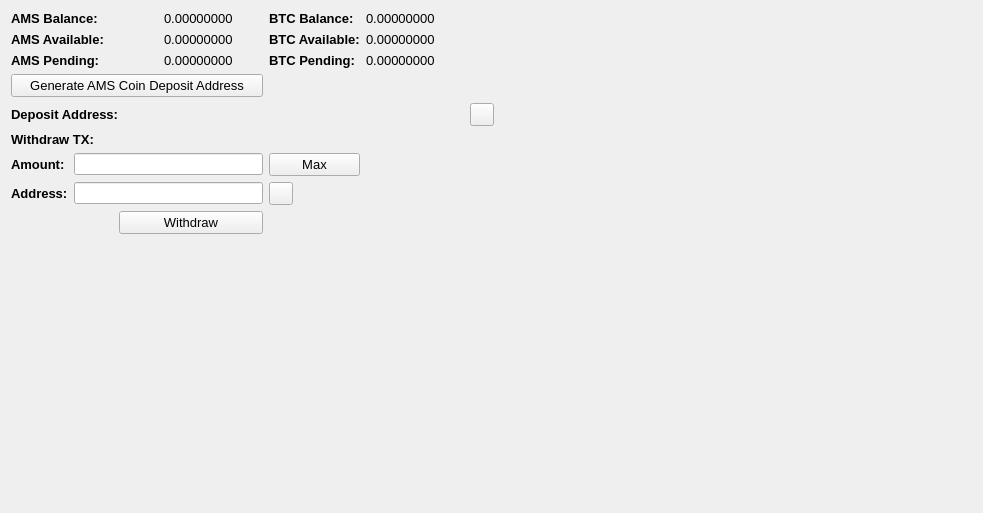
     <widget class="QWidget" name="BalanceTab">
      <attribute name="title">
       <string>Balance</string>
      </attribute>
      <layout class="QGridLayout" name="gridLayout_2">
       <item row="0" column="0" colspan="2">
        <widget class="QLabel" name="label_11">
         <property name="font">
          <font>
           <pointsize>10</pointsize>
           <weight>75</weight>
           <bold>true</bold>
          </font>
         </property>
         <property name="text">
          <string>AMS Balance:</string>
         </property>
        </widget>
       </item>
       <item row="0" column="3">
        <widget class="QLabel" name="TXBalanceLabel">
         <property name="font">
          <font>
           <pointsize>10</pointsize>
          </font>
         </property>
         <property name="text">
          <string>0.00000000</string>
         </property>
         <property name="textInteractionFlags">
          <set>Qt::LinksAccessibleByMouse|Qt::TextSelectableByMouse</set>
         </property>
        </widget>
       </item>
       <item row="0" column="4">
        <widget class="QLabel" name="label_12">
         <property name="font">
          <font>
           <pointsize>10</pointsize>
           <weight>75</weight>
           <bold>true</bold>
          </font>
         </property>
         <property name="text">
          <string>BTC Balance:</string>
         </property>
        </widget>
       </item>
       <item row="0" column="5">
        <widget class="QLabel" name="BitcoinBalanceLabel">
         <property name="font">
          <font>
           <pointsize>10</pointsize>
          </font>
         </property>
         <property name="text">
          <string>0.00000000</string>
         </property>
         <property name="textInteractionFlags">
          <set>Qt::LinksAccessibleByMouse|Qt::TextSelectableByMouse</set>
         </property>
        </widget>
       </item>
       <item row="0" column="7" rowspan="10">
        <spacer name="horizontalSpacer_4">
         <property name="orientation">
          <enum>Qt::Horizontal</enum>
         </property>
         <property name="sizeHint" stdset="0">
          <size>
           <width>478</width>
           <height>488</height>
          </size>
         </property>
        </spacer>
       </item>
       <item row="1" column="0" colspan="2">
        <widget class="QLabel" name="label_13">
         <property name="font">
          <font>
           <pointsize>10</pointsize>
           <weight>75</weight>
           <bold>true</bold>
          </font>
         </property>
         <property name="text">
          <string>AMS Available:</string>
         </property>
        </widget>
       </item>
       <item row="1" column="3">
        <widget class="QLabel" name="TXAvailableLabel_2">
         <property name="font">
          <font>
           <pointsize>10</pointsize>
          </font>
         </property>
         <property name="text">
          <string>0.00000000</string>
         </property>
         <property name="textInteractionFlags">
          <set>Qt::LinksAccessibleByMouse|Qt::TextSelectableByMouse</set>
         </property>
        </widget>
       </item>
       <item row="1" column="4">
        <widget class="QLabel" name="label_15">
         <property name="font">
          <font>
           <pointsize>10</pointsize>
           <weight>75</weight>
           <bold>true</bold>
          </font>
         </property>
         <property name="text">
          <string>BTC Available:</string>
         </property>
        </widget>
       </item>
       <item row="1" column="5">
        <widget class="QLabel" name="BitcoinAvailableLabel">
         <property name="font">
          <font>
           <pointsize>10</pointsize>
          </font>
         </property>
         <property name="text">
          <string>0.00000000</string>
         </property>
         <property name="textInteractionFlags">
          <set>Qt::LinksAccessibleByMouse|Qt::TextSelectableByMouse</set>
         </property>
        </widget>
       </item>
       <item row="2" column="0" colspan="2">
        <widget class="QLabel" name="label_14">
         <property name="font">
          <font>
           <pointsize>10</pointsize>
           <weight>75</weight>
           <bold>true</bold>
          </font>
         </property>
         <property name="text">
          <string>AMS Pending:</string>
         </property>
        </widget>
       </item>
       <item row="2" column="3">
        <widget class="QLabel" name="TXPendingLabel">
         <property name="font">
          <font>
           <pointsize>10</pointsize>
          </font>
         </property>
         <property name="text">
          <string>0.00000000</string>
         </property>
         <property name="textInteractionFlags">
          <set>Qt::LinksAccessibleByMouse|Qt::TextSelectableByMouse</set>
         </property>
        </widget>
       </item>
       <item row="2" column="4">
        <widget class="QLabel" name="label_31">
         <property name="font">
          <font>
           <pointsize>10</pointsize>
           <weight>75</weight>
           <bold>true</bold>
          </font>
         </property>
         <property name="text">
          <string>BTC Pending:</string>
         </property>
        </widget>
       </item>
       <item row="2" column="5">
        <widget class="QLabel" name="BitcoinPendingLabel">
         <property name="font">
          <font>
           <pointsize>10</pointsize>
          </font>
         </property>
         <property name="text">
          <string>0.00000000</string>
         </property>
         <property name="textInteractionFlags">
          <set>Qt::LinksAccessibleByMouse|Qt::TextSelectableByMouse</set>
         </property>
        </widget>
       </item>
       <item row="3" column="0" colspan="4">
        <widget class="QPushButton" name="GenDepositBTN">
         <property name="font">
          <font>
           <pointsize>10</pointsize>
          </font>
         </property>
         <property name="text">
          <string>Generate AMS Coin Deposit Address</string>
         </property>
        </widget>
       </item>
       <item row="4" column="0" colspan="3">
        <widget class="QLabel" name="label_33">
         <property name="font">
          <font>
           <pointsize>10</pointsize>
           <weight>75</weight>
           <bold>true</bold>
          </font>
         </property>
         <property name="text">
          <string>Deposit Address:</string>
         </property>
        </widget>
       </item>
       <item row="4" column="3" colspan="3">
        <widget class="QLabel" name="DepositAddressLabel">
         <property name="minimumSize">
          <size>
           <width>300</width>
           <height>0</height>
          </size>
         </property>
         <property name="palette">
          <palette>
           <active>
            <colorrole role="WindowText">
             <brush brushstyle="SolidPattern">
              <color alpha="255">
               <red>0</red>
               <green>0</green>
               <blue>0</blue>
              </color>
             </brush>
            </colorrole>
            <colorrole role="Text">
             <brush brushstyle="SolidPattern">
              <color alpha="255">
               <red>0</red>
               <green>0</green>
               <blue>255</blue>
              </color>
             </brush>
            </colorrole>
           </active>
           <inactive>
            <colorrole role="WindowText">
             <brush brushstyle="SolidPattern">
              <color alpha="255">
               <red>0</red>
               <green>0</green>
               <blue>0</blue>
              </color>
             </brush>
            </colorrole>
            <colorrole role="Text">
             <brush brushstyle="SolidPattern">
              <color alpha="255">
               <red>0</red>
               <green>0</green>
               <blue>255</blue>
              </color>
             </brush>
            </colorrole>
           </inactive>
           <disabled>
            <colorrole role="WindowText">
             <brush brushstyle="SolidPattern">
              <color alpha="255">
               <red>120</red>
               <green>120</green>
               <blue>120</blue>
              </color>
             </brush>
            </colorrole>
            <colorrole role="Text">
             <brush brushstyle="SolidPattern">
              <color alpha="255">
               <red>120</red>
               <green>120</green>
               <blue>120</blue>
              </color>
             </brush>
            </colorrole>
           </disabled>
          </palette>
         </property>
         <property name="font">
          <font>
           <pointsize>10</pointsize>
           <weight>75</weight>
           <bold>true</bold>
          </font>
         </property>
         <property name="text">
          <string/>
         </property>
         <property name="alignment">
          <set>Qt::AlignRight|Qt::AlignTrailing|Qt::AlignVCenter</set>
         </property>
         <property name="textInteractionFlags">
          <set>Qt::LinksAccessibleByMouse|Qt::TextSelectableByKeyboard|Qt::TextSelectableByMouse</set>
         </property>
        </widget>
       </item>
       <item row="4" column="6">
        <widget class="QToolButton" name="DepositCopyButton">
         <property name="toolTip">
          <string>Copy to clipboard</string>
         </property>
         <property name="text">
          <string/>
         </property>
         <property name="icon">
          <iconset resource="../bitcoin.qrc">
           <normaloff>:/icons/editcopy</normaloff>:/icons/editcopy</iconset>
         </property>
         <property name="shortcut">
          <string>Alt+P</string>
         </property>
        </widget>
       </item>
       <item row="5" column="0" colspan="2">
        <widget class="QLabel" name="label_34">
         <property name="font">
          <font>
           <pointsize>10</pointsize>
           <weight>75</weight>
           <bold>true</bold>
          </font>
         </property>
         <property name="text">
          <string>Withdraw TX:</string>
         </property>
        </widget>
       </item>
       <item row="6" column="0">
        <widget class="QLabel" name="label_26">
         <property name="font">
          <font>
           <pointsize>10</pointsize>
           <weight>75</weight>
           <bold>true</bold>
          </font>
         </property>
         <property name="text">
          <string>Amount:</string>
         </property>
        </widget>
       </item>
       <item row="6" column="1" colspan="3">
        <widget class="QLineEdit" name="WithdrawUnitsInput">
         <property name="font">
          <font>
           <pointsize>9</pointsize>
           <weight>75</weight>
           <bold>true</bold>
          </font>
         </property>
         <property name="text">
          <string/>
         </property>
        </widget>
       </item>
       <item row="6" column="4">
        <widget class="QPushButton" name="Withdraw_Max_Amount">
         <property name="font">
          <font>
           <pointsize>10</pointsize>
          </font>
         </property>
         <property name="text">
          <string>Max</string>
         </property>
        </widget>
       </item>
       <item row="7" column="0">
        <widget class="QLabel" name="label_10">
         <property name="font">
          <font>
           <pointsize>10</pointsize>
           <weight>75</weight>
           <bold>true</bold>
          </font>
         </property>
         <property name="text">
          <string>Address:</string>
         </property>
        </widget>
       </item>
       <item row="7" column="1" colspan="3">
        <widget class="QLineEdit" name="WithdrawAddress">
         <property name="font">
          <font>
           <pointsize>9</pointsize>
           <weight>75</weight>
           <bold>true</bold>
          </font>
         </property>
        </widget>
       </item>
       <item row="7" column="4">
        <widget class="QToolButton" name="WithdrawPasteButton">
         <property name="toolTip">
          <string>Paste from clipboard</string>
         </property>
         <property name="text">
          <string/>
         </property>
         <property name="icon">
          <iconset resource="../bitcoin.qrc">
           <normaloff>:/icons/editpaste</normaloff>:/icons/editpaste</iconset>
         </property>
         <property name="shortcut">
          <string>Alt+P</string>
         </property>
        </widget>
       </item>
       <item row="8" column="2" colspan="2">
        <widget class="QPushButton" name="WithdrawUnitsBtn">
         <property name="font">
          <font>
           <pointsize>10</pointsize>
          </font>
         </property>
         <property name="text">
          <string>Withdraw</string>
         </property>
        </widget>
       </item>
       <item row="9" column="0" colspan="6">
        <spacer name="verticalSpacer">
         <property name="orientation">
          <enum>Qt::Vertical</enum>
         </property>
         <property name="sizeHint" stdset="0">
          <size>
           <width>428</width>
           <height>262</height>
          </size>
         </property>
        </spacer>
       </item>
      </layout>
      <zorder>label_31</zorder>
      <zorder>label_15</zorder>
      <zorder>label_12</zorder>
      <zorder>label_14</zorder>
      <zorder>label_13</zorder>
      <zorder>label_11</zorder>
      <zorder>BitcoinBalanceLabel</zorder>
      <zorder>TXBalanceLabel</zorder>
      <zorder>TXAvailableLabel_2</zorder>
      <zorder>TXPendingLabel</zorder>
      <zorder>BitcoinAvailableLabel</zorder>
      <zorder>BitcoinPendingLabel</zorder>
      <zorder>label_33</zorder>
      <zorder>GenDepositBTN</zorder>
      <zorder>DepositAddressLabel</zorder>
      <zorder>Withdraw_Max_Amount</zorder>
      <zorder>label_34</zorder>
      <zorder>WithdrawUnitsInput</zorder>
      <zorder>label_10</zorder>
      <zorder>label_26</zorder>
      <zorder>WithdrawAddress</zorder>
      <zorder>WithdrawUnitsBtn</zorder>
      <zorder>horizontalSpacer_4</zorder>
      <zorder>verticalSpacer</zorder>
      <zorder>WithdrawPasteButton</zorder>
      <zorder>DepositCopyButton</zorder>
     </widget>
